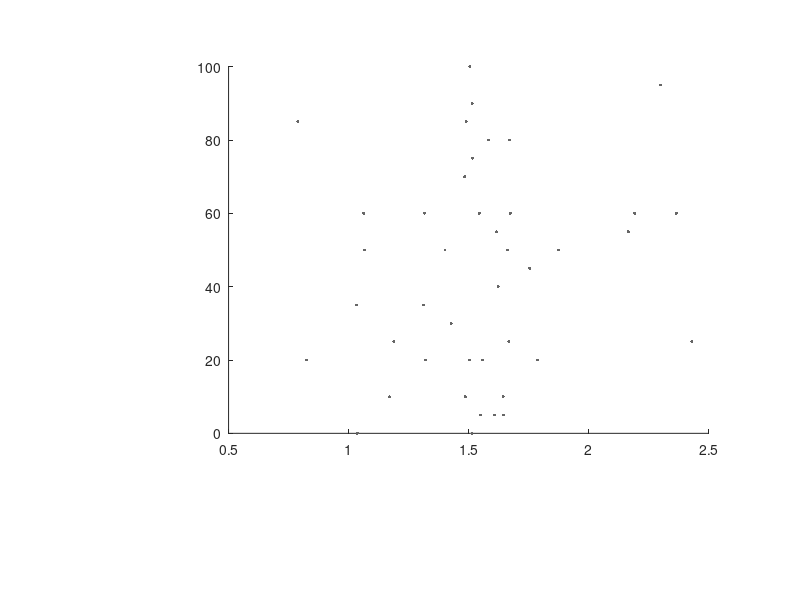

Write the MATLAB code that produced this figure. (Note: this script raises an error after producing the figure.)
close all
clear;
addpath(genpath('C:\Users\SN\Google Drive\z.functions'));


%% !UPDATE! Ouput
outdir = cd;
outfile = 'plot_correl_rt_nc_pc.pdf';  % cut 390x370


%% !UPDATE! Data [nP x 1]
load('rt_delta_pc.mat')
data1 = m_rt_nc;
data2 = pc_nc; %y = data2


%% !UPDATE! Labels
xL = 'Response time (U)';
yL = ['Self-reported' sprintf('\n controllability (U)')];

% xL = ['Estimated control (\delta) ' sprintf('\n (No Control)')];
% yL = ['Estimated control (\delta) ' sprintf('\n (In Control)')];
% to change the line:
% e.g., [sprintf('Self-reported \n perceived control'), ' (%)']


%% Statistics
[r, p] = corrcoef(data1, data2, 'rows', 'pairwise'); % r = .76, p<.001
rr = sprintf('%.2f', r(2));
pp = sprintf('%.2f', p(2));
disp(['r = ', rr, ', p = ', pp]);


%% !UPDATE! Axis Limit
xlim = [0.5 2.6];
ylim = [0 100];


%% !UPDATE! Texts
text1 = ['r = ', rr, sprintf('\n p < 0.05')];
text1x = -1;
text1y = -1;


%% Dots
x = data1;
y = data2;


%% Dot formats (size/color)
% c = uisetcolor
dsz = 5;        % dot size
Blue0 = [0.6 0.8 1];    %153 204 255    light -- for bar1
Blue1 = [.27 .47 .78];  %70 120 200     dark -- for dot1
Grey0 = [.67 .67 .67];  %170 170 170    light -- for bar2
Grey1 = [.4 .4 .4];     %102 102 102    dark -- for dot2



%% Size & Position
w = 105;    % chart width 120
h = 110;    % chart height 125
blank = 20;
xlabelspace = 30;   % one line = 15, two lines = 30
ylabelspace = 30;
Fw = w + 2*blank + ylabelspace;
Fh = h + 2*blank + xlabelspace;
F = figure('Position', [500 300 Fw Fh]); % left BOTTOM width height

subplot('Position', ...
    [(blank+ylabelspace)/Fw (blank+xlabelspace)/Fh w/Fw h/Fh]) 
    % left TOP width height
    
        
%% Draw charts
s1 = scatter(x, y, dsz, Grey1, 'filled');
lsline

hold on

% s2 = text(text1x, text1y, text1, ...
%          'HorizontalAlignment', 'center', 'FontName', 'Arial', 'FontSize', 8);

xlabel(xL);
ylabel(yL);
%ytickformat('%3.0f');
%xtickformat('%3.0f');

set(gca, 'box', 'off', 'FontName', 'Arial', 'FontSize', 8, ...
    'xLim', xlim, 'yLim', ylim, 'TickLength', [0 0], 'xtick', [0.5 2.5], 'ytick', [0 100]);

saveas(F, outfile);